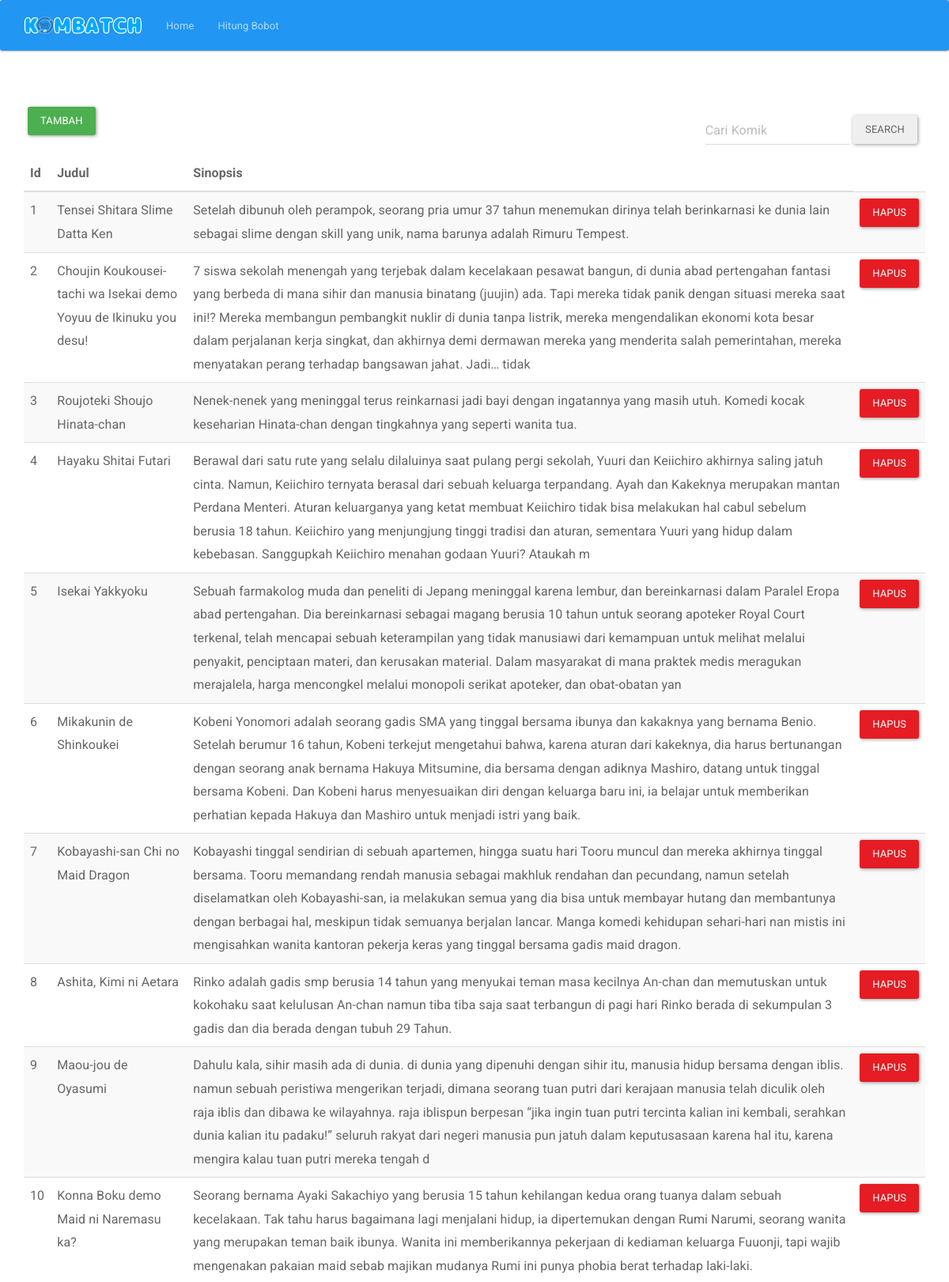
The page / (upper part) on the database its author committed.
### tables this page shows
CREATE TABLE `tbberita` (
  `Id` int(11) NOT NULL,
  `Judul` varchar(300) NOT NULL,
  `Berita` varchar(500) NOT NULL
);

### koleksi.php (the view, shortened to what this page needs)
<div class="main">
  <div class="container">
  <div class="row">
  <div class="d-inline-block">
  <form method="GET" action="index.php">
    <a href="#" class="btn btn-success" style="margin-left:20" id="tambah">Tambah</a>
    <div class="float-right text-right form-inline my-2 my-lg-0" style="margin-top:-25; margin-right:25;">
    <input class="form-control mr-sm-2" type="text" placeholder="Cari Komik" name="kata_cari" value="<?php if(isset($_GET['kata_cari'])) { echo $_GET['kata_cari']; } ?>"  />
    <button type="submit" class="btn btn-outline-success my-2 my-sm-0">Search</button>
    </div>
	</form>
  </div>
  </div>
	<table class="table table-striped table-hover ">
		<thead>
			<tr>
				<th>Id</th>
				<th>Judul</th>
				<th>Sinopsis</th>
			</tr>
		</thead>
		<tbody>
			<?php
			include('koneksi.php');
				if(isset($_GET['kata_cari'])) {
					$kata_cari = $_GET['kata_cari'];
					$query = "SELECT * FROM tbberita WHERE Judul like '%".$kata_cari."%' OR Berita like '%".$kata_cari."%' ORDER BY Id ASC";
				} else {
					$query = "SELECT * FROM tbberita ORDER BY Id ASC";
				}
				$result = mysqli_query($koneksi, $query);
				while ($row = mysqli_fetch_assoc($result)) {
			?>
			<tr>
				<td><?php echo $row['Id']; ?></td>
				<td><?php echo $row['Judul']; ?></td>
				<td><?php echo $row['Berita']; ?></td>
        <td><a class="btn btn-danger" href="hapus.php?kode=<?php echo $row['Id']; ?>">Hapus</a></td>
			</tr>
			<?php
			}
			?>
		</tbody>
	</table>

### index.php (shortened to what this page needs)
<!DOCTYPE >
<html>
<head>
</head>
<body>
	<nav class="navbar navbar-default navbar-inverse">
	<div class="container">
		<div class="navbar-header">
		<a class="navbar-brand" href="#"><img src="asset/gambar/Kombatch-ngasal.png" alt="" style="width:150px"></a>
		</div>
		<div class="collapse navbar-collapse" id="bs-example-navbar-collapse-1">
		<ul class="nav navbar-nav">
			<li><a href="?rute=koleksi">Home</a></li>
			<li><a href="?rute=hitung">Hitung Bobot</a></li>
		</ul>
		</div>
	</div>
	</nav>
	<br><br>
	<?php
			include "library/import.php";
			include "alur.php";
	?>
</body>
</html>

### library/import.php (shortened to what this page needs)
<link href="asset/css/bootstrap.min.css" rel="stylesheet">
<link href="asset/css/bootstrap.css" rel="stylesheet">
<link href="asset/css/sweetalert.css" rel="stylesheet">
<link href="asset/css/font-awesome.min.css" rel="stylesheet">

### alur.php (shortened to what this page needs)
<?php
if(!isset($_GET['rute'])){
	include 'koleksi.php';
}
?>

### rows shown on the page
tbberita: Id "1", Judul "Tensei Shitara Slime Datta Ken", Berita "Setelah dibunuh oleh perampok, seorang pria umur 37 tahun menemukan dirinya telah berinkarnasi ke dunia lain sebagai slime dengan skill yang unik, nama barunya adalah Rimuru Tempest."
tbberita: Id "2", Judul "Choujin Koukousei-tachi wa Isekai demo Yoyuu de Ikinuku you desu!", Berita "7 siswa sekolah menengah yang terjebak dalam kecelakaan pesawat bangun, di dunia abad pertengahan fantasi yang berbeda di mana sihir dan manusia binatang (juujin) ada. Tapi mereka tidak panik dengan situasi mereka saat ini!? Mereka membangun pembangkit nuklir di dunia tanpa listrik, mereka mengendalikan ekonomi kota besar dalam perjalanan kerja singkat, dan akhirnya demi dermawan mereka yang menderita salah pemerintahan, mereka menyatakan perang terhadap bangsawan jahat. Jadi… tidak"
tbberita: Id "3", Judul "Roujoteki Shoujo Hinata-chan", Berita "Nenek-nenek yang meninggal terus reinkarnasi jadi bayi dengan ingatannya yang masih utuh. Komedi kocak keseharian Hinata-chan dengan tingkahnya yang seperti wanita tua."
tbberita: Id "4", Judul "Hayaku Shitai Futari", Berita "Berawal dari satu rute yang selalu dilaluinya saat pulang pergi sekolah, Yuuri dan Keiichiro akhirnya saling jatuh cinta. Namun, Keiichiro ternyata berasal dari sebuah keluarga terpandang. Ayah dan Kakeknya merupakan mantan Perdana Menteri. Aturan keluarganya yang ketat membuat Keiichiro tidak bisa melakukan hal cabul sebelum berusia 18 tahun. Keiichiro yang menjungjung tinggi tradisi dan aturan, sementara Yuuri yang hidup dalam kebebasan. Sanggupkah Keiichiro menahan godaan Yuuri? Ataukah m"
tbberita: Id "5", Judul "Isekai Yakkyoku", Berita "Sebuah farmakolog muda dan peneliti di Jepang meninggal karena lembur, dan bereinkarnasi dalam Paralel Eropa abad pertengahan. Dia bereinkarnasi sebagai magang berusia 10 tahun untuk seorang apoteker Royal Court terkenal, telah mencapai sebuah keterampilan yang tidak manusiawi dari kemampuan untuk melihat melalui penyakit, penciptaan materi, dan kerusakan material. Dalam masyarakat di mana praktek medis meragukan merajalela, harga mencongkel melalui monopoli serikat apoteker, dan obat-obatan yan"
tbberita: Id "6", Judul "Mikakunin de Shinkoukei", Berita "Kobeni Yonomori adalah seorang gadis SMA yang tinggal bersama ibunya dan kakaknya yang bernama Benio. Setelah berumur 16 tahun, Kobeni terkejut mengetahui bahwa, karena aturan dari kakeknya, dia harus bertunangan dengan seorang anak bernama Hakuya Mitsumine, dia bersama dengan adiknya Mashiro, datang untuk tinggal bersama Kobeni. Dan Kobeni harus menyesuaikan diri dengan keluarga baru ini, ia belajar untuk memberikan perhatian kepada Hakuya dan Mashiro untuk menjadi istri yang baik."
tbberita: Id "7", Judul "Kobayashi-san Chi no Maid Dragon", Berita "Kobayashi tinggal sendirian di sebuah apartemen, hingga suatu hari Tooru muncul dan mereka akhirnya tinggal bersama. Tooru memandang rendah manusia sebagai makhluk rendahan dan pecundang, namun setelah diselamatkan oleh Kobayashi-san, ia melakukan semua yang dia bisa untuk membayar hutang dan membantunya dengan berbagai hal, meskipun tidak semuanya berjalan lancar. Manga komedi kehidupan sehari-hari nan mistis ini mengisahkan wanita kantoran pekerja keras yang tinggal bersama gadis maid dragon."
tbberita: Id "8", Judul "Ashita, Kimi ni Aetara", Berita "Rinko adalah gadis smp berusia 14 tahun yang menyukai teman masa kecilnya An-chan dan memutuskan untuk kokohaku saat kelulusan An-chan namun tiba tiba saja saat terbangun di pagi hari Rinko berada di sekumpulan 3 gadis dan dia berada dengan tubuh 29 Tahun."
tbberita: Id "9", Judul "Maou-jou de Oyasumi", Berita "Dahulu kala, sihir masih ada di dunia. di dunia yang dipenuhi dengan sihir itu, manusia hidup bersama dengan iblis. namun sebuah peristiwa mengerikan terjadi, dimana seorang tuan putri dari kerajaan manusia telah diculik oleh raja iblis dan dibawa ke wilayahnya. raja iblispun berpesan “jika ingin tuan putri tercinta kalian ini kembali, serahkan dunia kalian itu padaku!” seluruh rakyat dari negeri manusia pun jatuh dalam keputusasaan karena hal itu, karena mengira kalau tuan putri mereka tengah d"
tbberita: Id "10", Judul "Konna Boku demo Maid ni Naremasu ka?", Berita "Seorang bernama Ayaki Sakachiyo yang berusia 15 tahun kehilangan kedua orang tuanya dalam sebuah kecelakaan. Tak tahu harus bagaimana lagi menjalani hidup, ia dipertemukan dengan Rumi Narumi, seorang wanita yang merupakan teman baik ibunya. Wanita ini memberikannya pekerjaan di kediaman keluarga Fuuonji, tapi wajib mengenakan pakaian maid sebab majikan mudanya Rumi ini punya phobia berat terhadap laki-laki."
